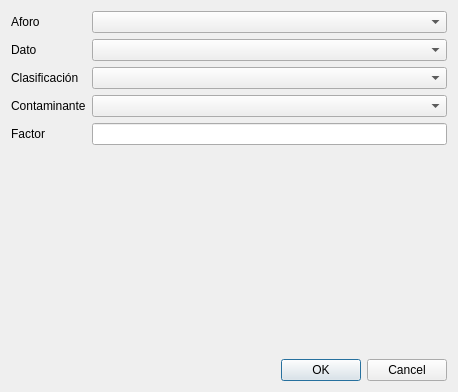
<?xml version="1.0" encoding="UTF-8"?>
<ui version="4.0">
 <class>MapDatoContaminanteAforoDlgClass</class>
 <widget class="DataDialog" name="MapDatoContaminanteAforoDlgClass">
  <property name="geometry">
   <rect>
    <x>0</x>
    <y>0</y>
    <width>458</width>
    <height>392</height>
   </rect>
  </property>
  <property name="windowTitle">
   <string>Datos de factores de contaminantes por aforo</string>
  </property>
  <layout class="QVBoxLayout" name="verticalLayout">
   <item>
    <layout class="QGridLayout" name="gridLayout">
     <item row="1" column="0">
      <widget class="QLabel" name="label_2">
       <property name="text">
        <string>Dato</string>
       </property>
       <property name="buddy">
        <cstring>dato</cstring>
       </property>
      </widget>
     </item>
     <item row="1" column="1">
      <widget class="TComboBox" name="dato"/>
     </item>
     <item row="2" column="0">
      <widget class="QLabel" name="label">
       <property name="text">
        <string>Clasificación</string>
       </property>
      </widget>
     </item>
     <item row="2" column="1">
      <widget class="TComboBox" name="clasificacion"/>
     </item>
     <item row="3" column="0">
      <widget class="QLabel" name="label_5">
       <property name="text">
        <string>Contaminante</string>
       </property>
      </widget>
     </item>
     <item row="3" column="1">
      <widget class="TComboBox" name="contaminante"/>
     </item>
     <item row="4" column="0">
      <widget class="QLabel" name="label_4">
       <property name="text">
        <string>Factor</string>
       </property>
       <property name="buddy">
        <cstring>p</cstring>
       </property>
      </widget>
     </item>
     <item row="4" column="1">
      <widget class="QLineEdit" name="p"/>
     </item>
     <item row="0" column="1">
      <widget class="TComboBox" name="aforo"/>
     </item>
     <item row="0" column="0">
      <widget class="QLabel" name="label_3">
       <property name="text">
        <string>Aforo</string>
       </property>
      </widget>
     </item>
    </layout>
   </item>
   <item>
    <spacer name="verticalSpacer">
     <property name="orientation">
      <enum>Qt::Vertical</enum>
     </property>
     <property name="sizeHint" stdset="0">
      <size>
       <width>206</width>
       <height>58</height>
      </size>
     </property>
    </spacer>
   </item>
   <item>
    <widget class="QDialogButtonBox" name="buttonBox">
     <property name="standardButtons">
      <set>QDialogButtonBox::Cancel|QDialogButtonBox::Ok</set>
     </property>
    </widget>
   </item>
  </layout>
 </widget>
 <customwidgets>
  <customwidget>
   <class>DataDialog</class>
   <extends>QDialog</extends>
   <header>ts.h</header>
   <container>1</container>
  </customwidget>
  <customwidget>
   <class>TComboBox</class>
   <extends>QComboBox</extends>
   <header>ts.h</header>
  </customwidget>
 </customwidgets>
 <tabstops>
  <tabstop>dato</tabstop>
  <tabstop>p</tabstop>
  <tabstop>buttonBox</tabstop>
 </tabstops>
 <resources/>
 <connections>
  <connection>
   <sender>buttonBox</sender>
   <signal>accepted()</signal>
   <receiver>MapDatoContaminanteAforoDlgClass</receiver>
   <slot>accept()</slot>
   <hints>
    <hint type="sourcelabel">
     <x>161</x>
     <y>382</y>
    </hint>
    <hint type="destinationlabel">
     <x>152</x>
     <y>156</y>
    </hint>
   </hints>
  </connection>
  <connection>
   <sender>buttonBox</sender>
   <signal>rejected()</signal>
   <receiver>MapDatoContaminanteAforoDlgClass</receiver>
   <slot>reject()</slot>
   <hints>
    <hint type="sourcelabel">
     <x>161</x>
     <y>382</y>
    </hint>
    <hint type="destinationlabel">
     <x>152</x>
     <y>156</y>
    </hint>
   </hints>
  </connection>
 </connections>
</ui>
